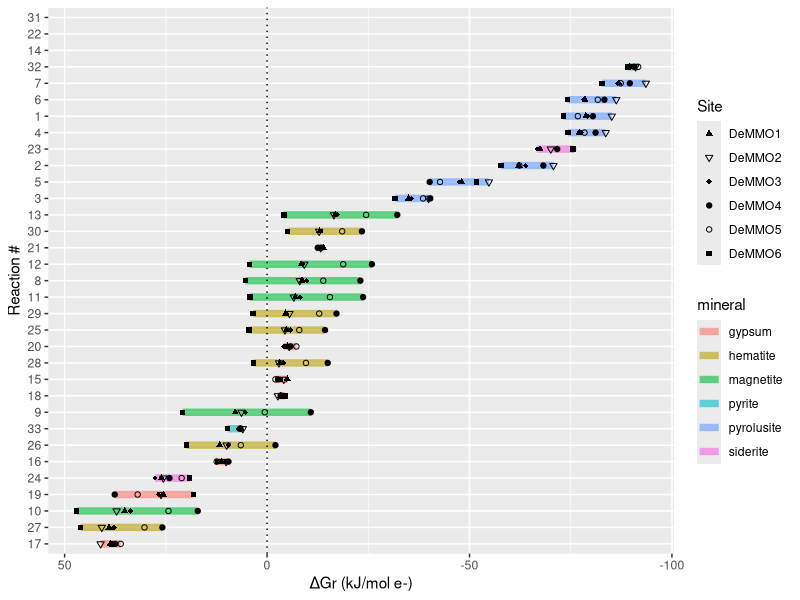

R code for this plot:
library(ggplot2)
library(tidyr)
library(stringr)


#read in csv files (these were generated with separate code, I removed the other code to simplify here)
reactions <- read.csv("reactions.csv", header = TRUE)
DeMMO_thermo <- read.csv("DeMMO_thermo.csv", header=TRUE)


#format data for plotting (this is to give an example of how to reshape data from wide to long format for plotting)
DeMMO_thermo_data <- gather(DeMMO_thermo, Site, DeltaG_norm, DeMMO1_DeltaG_norm:DeMMO6_DeltaG_norm, factor_key=TRUE)
DeMMO_thermo_data <- DeMMO_thermo_data[21:22]
DeMMO_thermo_data$Site <- str_replace(DeMMO_thermo_data$Site, "_DeltaG_norm", " ")
DeMMO_thermo_data$rxn.number <- c(1:33)
DeMMO_thermo_data$mineral <- reactions$reactant.a

#store plot in variable deltaG_plot, to execute type deltaG_plot in the console 
##reorder function orders the DeltaG values so that the most exergonic are on top, alpha value in geom_line sets transparency of lines 
deltaG_plot <- ggplot(DeMMO_thermo_data, aes(DeltaG_norm, reorder(rxn.number, -DeltaG_norm), shape=Site, group=rxn.number)) +
  geom_line(aes(color=mineral), size=2.5, alpha=0.6) +
  geom_point() + 
  scale_shape_manual(values = c(17, 25,18, 19, 1, 15)) + 
  scale_x_reverse() +
  xlab("ΔGr (kJ/mol e-)") + 
  ylab("Reaction #") +
  geom_vline(xintercept = 0, linetype="dotted", color = "black")